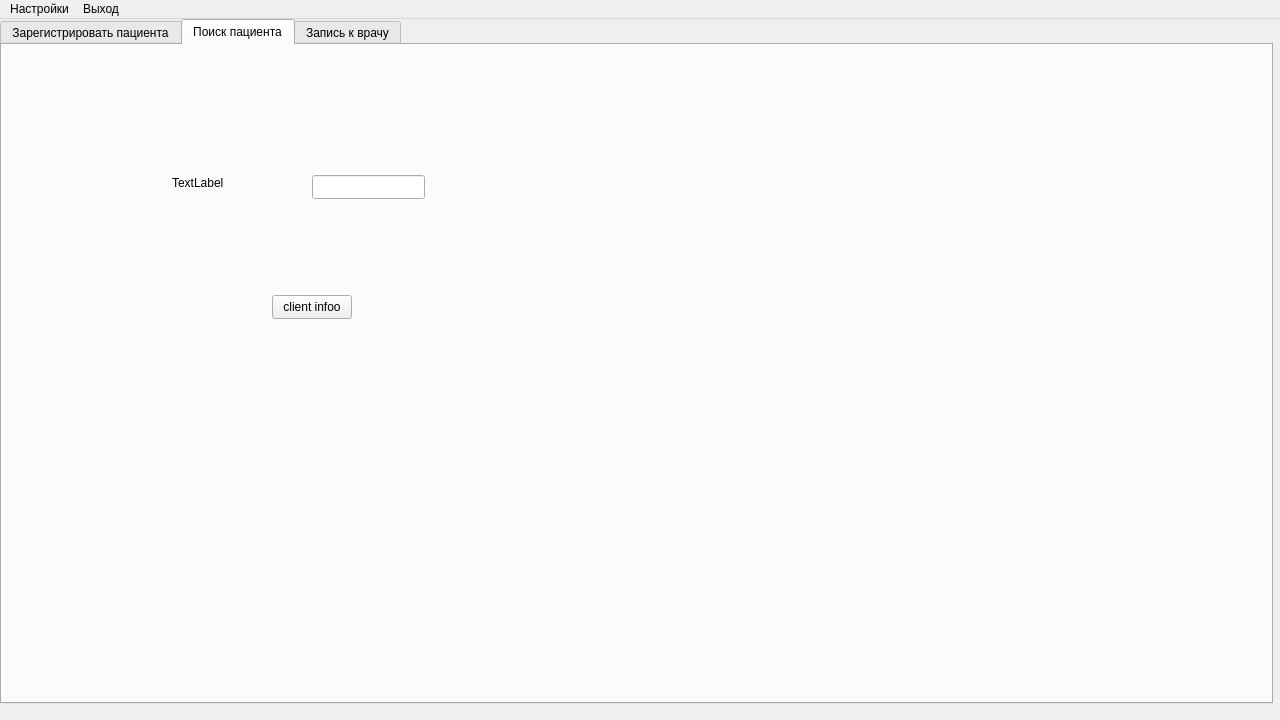
<?xml version="1.0" encoding="UTF-8"?>
<ui version="4.0">
 <class>ApplicationViewUi</class>
 <widget class="QMainWindow" name="ApplicationViewUi">
  <property name="geometry">
   <rect>
    <x>0</x>
    <y>0</y>
    <width>1280</width>
    <height>720</height>
   </rect>
  </property>
  <property name="windowTitle">
   <string>PolyclinicApp</string>
  </property>
  <widget class="QWidget" name="centralwidget">
   <widget class="QStackedWidget" name="UserStackedWidget">
    <property name="geometry">
     <rect>
      <x>0</x>
      <y>0</y>
      <width>1280</width>
      <height>720</height>
     </rect>
    </property>
    <property name="currentIndex">
     <number>1</number>
    </property>
    <widget class="QWidget" name="LoginPage">
     <widget class="QWidget" name="verticalLayoutWidget">
      <property name="geometry">
       <rect>
        <x>550</x>
        <y>290</y>
        <width>201</width>
        <height>121</height>
       </rect>
      </property>
      <layout class="QVBoxLayout" name="verticalLayout">
       <item>
        <widget class="QLineEdit" name="lineEdit">
         <property name="inputMask">
          <string/>
         </property>
         <property name="text">
          <string/>
         </property>
         <property name="placeholderText">
          <string>Login</string>
         </property>
        </widget>
       </item>
       <item>
        <widget class="QLineEdit" name="lineEdit_2">
         <property name="placeholderText">
          <string>Password</string>
         </property>
        </widget>
       </item>
       <item>
        <widget class="QPushButton" name="LogInButton">
         <property name="text">
          <string>Login</string>
         </property>
        </widget>
       </item>
      </layout>
     </widget>
    </widget>
    <widget class="QWidget" name="RegistratorPage">
     <widget class="QTabWidget" name="RegistratorTabs">
      <property name="geometry">
       <rect>
        <x>0</x>
        <y>0</y>
        <width>1273</width>
        <height>685</height>
       </rect>
      </property>
      <property name="currentIndex">
       <number>1</number>
      </property>
      <widget class="QWidget" name="ClientRegistration">
       <attribute name="title">
        <string>Зарегистрировать пациента</string>
       </attribute>
       <widget class="QWidget" name="horizontalLayoutWidget_6">
        <property name="geometry">
         <rect>
          <x>110</x>
          <y>300</y>
          <width>1051</width>
          <height>191</height>
         </rect>
        </property>
        <layout class="QHBoxLayout" name="horizontalLayout_16" stretch="4,3,4">
         <item>
          <layout class="QVBoxLayout" name="verticalLayout_4">
           <item>
            <layout class="QHBoxLayout" name="horizontalLayout_10" stretch="3,4">
             <item>
              <widget class="QLabel" name="label_10">
               <property name="font">
                <font>
                 <pointsize>12</pointsize>
                </font>
               </property>
               <property name="text">
                <string>&lt;html&gt;&lt;head/&gt;&lt;body&gt;&lt;p&gt;Населённый пункт&lt;/p&gt;&lt;/body&gt;&lt;/html&gt;</string>
               </property>
              </widget>
             </item>
             <item>
              <widget class="QLineEdit" name="lineEdit_7"/>
             </item>
            </layout>
           </item>
           <item>
            <layout class="QHBoxLayout" name="horizontalLayout_11" stretch="3,4">
             <item>
              <widget class="QLabel" name="label_11">
               <property name="font">
                <font>
                 <pointsize>12</pointsize>
                </font>
               </property>
               <property name="text">
                <string>&lt;html&gt;&lt;head/&gt;&lt;body&gt;&lt;p&gt;Улица&lt;/p&gt;&lt;/body&gt;&lt;/html&gt;</string>
               </property>
              </widget>
             </item>
             <item>
              <widget class="QLineEdit" name="lineEdit_10"/>
             </item>
            </layout>
           </item>
           <item>
            <layout class="QHBoxLayout" name="horizontalLayout_12" stretch="10,1,1">
             <item>
              <widget class="QLabel" name="label_12">
               <property name="font">
                <font>
                 <pointsize>12</pointsize>
                </font>
               </property>
               <property name="text">
                <string>&lt;html&gt;&lt;head/&gt;&lt;body&gt;&lt;p&gt;Дом&lt;/p&gt;&lt;/body&gt;&lt;/html&gt;</string>
               </property>
              </widget>
             </item>
             <item>
              <widget class="QLineEdit" name="lineEdit_11"/>
             </item>
             <item>
              <layout class="QHBoxLayout" name="horizontalLayout_13" stretch="3,6">
               <item>
                <widget class="QLabel" name="label_13">
                 <property name="font">
                  <font>
                   <pointsize>12</pointsize>
                  </font>
                 </property>
                 <property name="text">
                  <string>&lt;html&gt;&lt;head/&gt;&lt;body&gt;&lt;p&gt;Квартира&lt;/p&gt;&lt;/body&gt;&lt;/html&gt;</string>
                 </property>
                </widget>
               </item>
               <item>
                <widget class="QLineEdit" name="lineEdit_12"/>
               </item>
              </layout>
             </item>
            </layout>
           </item>
          </layout>
         </item>
         <item>
          <spacer name="horizontalSpacer_2">
           <property name="orientation">
            <enum>Qt::Horizontal</enum>
           </property>
           <property name="sizeHint" stdset="0">
            <size>
             <width>40</width>
             <height>20</height>
            </size>
           </property>
          </spacer>
         </item>
         <item>
          <layout class="QVBoxLayout" name="verticalLayout_5">
           <item>
            <layout class="QHBoxLayout" name="horizontalLayout_18" stretch="4,5">
             <item>
              <widget class="QLabel" name="label_17">
               <property name="font">
                <font>
                 <pointsize>12</pointsize>
                </font>
               </property>
               <property name="text">
                <string>&lt;html&gt;&lt;head/&gt;&lt;body&gt;&lt;p&gt;Номер телефона&lt;/p&gt;&lt;/body&gt;&lt;/html&gt;</string>
               </property>
              </widget>
             </item>
             <item>
              <widget class="QLineEdit" name="lineEdit_16">
               <property name="inputMethodHints">
                <set>Qt::ImhDialableCharactersOnly</set>
               </property>
              </widget>
             </item>
            </layout>
           </item>
           <item>
            <layout class="QHBoxLayout" name="horizontalLayout_15" stretch="4,5">
             <item>
              <widget class="QLabel" name="label_15">
               <property name="font">
                <font>
                 <pointsize>12</pointsize>
                </font>
               </property>
               <property name="text">
                <string>&lt;html&gt;&lt;head/&gt;&lt;body&gt;&lt;p&gt;СНИЛС&lt;/p&gt;&lt;/body&gt;&lt;/html&gt;</string>
               </property>
              </widget>
             </item>
             <item>
              <widget class="QLineEdit" name="lineEdit_14">
               <property name="inputMethodHints">
                <set>Qt::ImhDigitsOnly</set>
               </property>
              </widget>
             </item>
            </layout>
           </item>
           <item>
            <layout class="QHBoxLayout" name="horizontalLayout_14" stretch="4,5">
             <item>
              <widget class="QLabel" name="label_14">
               <property name="font">
                <font>
                 <pointsize>12</pointsize>
                </font>
               </property>
               <property name="text">
                <string>&lt;html&gt;&lt;head/&gt;&lt;body&gt;&lt;p&gt;Полис&lt;/p&gt;&lt;/body&gt;&lt;/html&gt;</string>
               </property>
              </widget>
             </item>
             <item>
              <widget class="QLineEdit" name="lineEdit_13">
               <property name="inputMethodHints">
                <set>Qt::ImhDigitsOnly</set>
               </property>
              </widget>
             </item>
            </layout>
           </item>
          </layout>
         </item>
        </layout>
       </widget>
       <widget class="QWidget" name="horizontalLayoutWidget_5">
        <property name="geometry">
         <rect>
          <x>110</x>
          <y>30</y>
          <width>1051</width>
          <height>251</height>
         </rect>
        </property>
        <layout class="QHBoxLayout" name="horizontalLayout_5" stretch="4,3,4">
         <item>
          <layout class="QVBoxLayout" name="verticalLayout_3">
           <item>
            <layout class="QHBoxLayout" name="horizontalLayout_6" stretch="3,4">
             <item>
              <widget class="QLabel" name="label_6">
               <property name="font">
                <font>
                 <pointsize>12</pointsize>
                </font>
               </property>
               <property name="text">
                <string>&lt;html&gt;&lt;head/&gt;&lt;body&gt;&lt;p&gt;Фамилия&lt;/p&gt;&lt;/body&gt;&lt;/html&gt;</string>
               </property>
              </widget>
             </item>
             <item>
              <widget class="QLineEdit" name="lineEdit_4"/>
             </item>
            </layout>
           </item>
           <item>
            <layout class="QHBoxLayout" name="horizontalLayout_7" stretch="3,4">
             <item>
              <widget class="QLabel" name="label_7">
               <property name="font">
                <font>
                 <pointsize>12</pointsize>
                </font>
               </property>
               <property name="text">
                <string>Имя</string>
               </property>
              </widget>
             </item>
             <item>
              <widget class="QLineEdit" name="lineEdit_8"/>
             </item>
            </layout>
           </item>
           <item>
            <layout class="QHBoxLayout" name="horizontalLayout_8" stretch="3,4">
             <item>
              <widget class="QLabel" name="label_8">
               <property name="font">
                <font>
                 <pointsize>12</pointsize>
                </font>
               </property>
               <property name="text">
                <string>Отчество</string>
               </property>
              </widget>
             </item>
             <item>
              <widget class="QLineEdit" name="lineEdit_9"/>
             </item>
            </layout>
           </item>
           <item>
            <layout class="QHBoxLayout" name="horizontalLayout_9" stretch="3,4">
             <item>
              <widget class="QLabel" name="label_9">
               <property name="font">
                <font>
                 <pointsize>12</pointsize>
                </font>
               </property>
               <property name="text">
                <string>Дата рождения</string>
               </property>
              </widget>
             </item>
             <item>
              <widget class="QDateEdit" name="dateEdit_2">
               <property name="displayFormat">
                <string>dd/MM/yyyy</string>
               </property>
               <property name="calendarPopup">
                <bool>true</bool>
               </property>
              </widget>
             </item>
            </layout>
           </item>
          </layout>
         </item>
         <item>
          <spacer name="horizontalSpacer">
           <property name="orientation">
            <enum>Qt::Horizontal</enum>
           </property>
           <property name="sizeHint" stdset="0">
            <size>
             <width>40</width>
             <height>20</height>
            </size>
           </property>
          </spacer>
         </item>
         <item>
          <layout class="QVBoxLayout" name="verticalLayout_2">
           <item>
            <layout class="QHBoxLayout" name="horizontalLayout" stretch="3,4">
             <item>
              <widget class="QLabel" name="label">
               <property name="font">
                <font>
                 <pointsize>12</pointsize>
                </font>
               </property>
               <property name="text">
                <string>Документ</string>
               </property>
              </widget>
             </item>
             <item>
              <widget class="QComboBox" name="comboBox">
               <property name="currentText">
                <string>Паспорт</string>
               </property>
               <item>
                <property name="text">
                 <string>Паспорт</string>
                </property>
               </item>
               <item>
                <property name="text">
                 <string>Водительские права</string>
                </property>
               </item>
              </widget>
             </item>
            </layout>
           </item>
           <item>
            <layout class="QHBoxLayout" name="horizontalLayout_3" stretch="3,4">
             <item>
              <widget class="QLabel" name="label_3">
               <property name="font">
                <font>
                 <pointsize>12</pointsize>
                </font>
               </property>
               <property name="text">
                <string>Серия</string>
               </property>
              </widget>
             </item>
             <item>
              <widget class="QLineEdit" name="lineEdit_5">
               <property name="inputMethodHints">
                <set>Qt::ImhDigitsOnly</set>
               </property>
               <property name="maxLength">
                <number>4</number>
               </property>
              </widget>
             </item>
            </layout>
           </item>
           <item>
            <layout class="QHBoxLayout" name="horizontalLayout_4" stretch="3,4">
             <item>
              <widget class="QLabel" name="label_4">
               <property name="font">
                <font>
                 <pointsize>12</pointsize>
                </font>
               </property>
               <property name="text">
                <string>Номер</string>
               </property>
              </widget>
             </item>
             <item>
              <widget class="QLineEdit" name="lineEdit_6">
               <property name="inputMethodHints">
                <set>Qt::ImhDigitsOnly</set>
               </property>
               <property name="maxLength">
                <number>6</number>
               </property>
              </widget>
             </item>
            </layout>
           </item>
           <item>
            <layout class="QHBoxLayout" name="horizontalLayout_2" stretch="3,4">
             <item>
              <widget class="QLabel" name="label_2">
               <property name="font">
                <font>
                 <pointsize>12</pointsize>
                </font>
               </property>
               <property name="text">
                <string>Пол</string>
               </property>
              </widget>
             </item>
             <item>
              <widget class="QComboBox" name="comboBox_2">
               <item>
                <property name="text">
                 <string>Мужской</string>
                </property>
               </item>
               <item>
                <property name="text">
                 <string>Женский</string>
                </property>
               </item>
              </widget>
             </item>
            </layout>
           </item>
          </layout>
         </item>
        </layout>
       </widget>
       <widget class="QPushButton" name="pushButton_2">
        <property name="geometry">
         <rect>
          <x>540</x>
          <y>520</y>
          <width>191</width>
          <height>51</height>
         </rect>
        </property>
        <property name="font">
         <font>
          <pointsize>12</pointsize>
         </font>
        </property>
        <property name="styleSheet">
         <string notr="true">border-radius: 25px;</string>
        </property>
        <property name="text">
         <string>Зарегистрировать</string>
        </property>
       </widget>
      </widget>
      <widget class="QWidget" name="Clients">
       <attribute name="title">
        <string>Поиск пациента</string>
       </attribute>
       <widget class="QStackedWidget" name="ClientSearchStackedWidget">
        <property name="geometry">
         <rect>
          <x>0</x>
          <y>0</y>
          <width>1271</width>
          <height>651</height>
         </rect>
        </property>
        <property name="currentIndex">
         <number>2</number>
        </property>
        <widget class="QWidget" name="SearchClientsPage">
         <widget class="QWidget" name="horizontalLayoutWidget_10">
          <property name="geometry">
           <rect>
            <x>110</x>
            <y>300</y>
            <width>1051</width>
            <height>51</height>
           </rect>
          </property>
          <layout class="QHBoxLayout" name="horizontalLayout_44" stretch="1,2,5,2,1">
           <property name="spacing">
            <number>6</number>
           </property>
           <item>
            <spacer name="horizontalSpacer_7">
             <property name="orientation">
              <enum>Qt::Horizontal</enum>
             </property>
             <property name="sizeHint" stdset="0">
              <size>
               <width>40</width>
               <height>20</height>
              </size>
             </property>
            </spacer>
           </item>
           <item>
            <widget class="QPushButton" name="ClearSearchInfoButton">
             <property name="sizePolicy">
              <sizepolicy hsizetype="Minimum" vsizetype="Preferred">
               <horstretch>0</horstretch>
               <verstretch>0</verstretch>
              </sizepolicy>
             </property>
             <property name="font">
              <font>
               <pointsize>12</pointsize>
              </font>
             </property>
             <property name="styleSheet">
              <string notr="true">border-radius: 25px;</string>
             </property>
             <property name="text">
              <string>Очистить</string>
             </property>
            </widget>
           </item>
           <item>
            <spacer name="horizontalSpacer_6">
             <property name="orientation">
              <enum>Qt::Horizontal</enum>
             </property>
             <property name="sizeHint" stdset="0">
              <size>
               <width>40</width>
               <height>20</height>
              </size>
             </property>
            </spacer>
           </item>
           <item>
            <widget class="QPushButton" name="FindClientsButton">
             <property name="sizePolicy">
              <sizepolicy hsizetype="Minimum" vsizetype="Preferred">
               <horstretch>0</horstretch>
               <verstretch>0</verstretch>
              </sizepolicy>
             </property>
             <property name="font">
              <font>
               <pointsize>12</pointsize>
              </font>
             </property>
             <property name="styleSheet">
              <string notr="true">border-radius: 25px;</string>
             </property>
             <property name="text">
              <string>Найти</string>
             </property>
            </widget>
           </item>
           <item>
            <spacer name="horizontalSpacer_8">
             <property name="orientation">
              <enum>Qt::Horizontal</enum>
             </property>
             <property name="sizeHint" stdset="0">
              <size>
               <width>40</width>
               <height>20</height>
              </size>
             </property>
            </spacer>
           </item>
          </layout>
         </widget>
         <widget class="QWidget" name="horizontalLayoutWidget_9">
          <property name="geometry">
           <rect>
            <x>110</x>
            <y>30</y>
            <width>1051</width>
            <height>251</height>
           </rect>
          </property>
          <layout class="QHBoxLayout" name="horizontalLayout_35" stretch="4,3,4">
           <item>
            <layout class="QVBoxLayout" name="verticalLayout_11">
             <item>
              <layout class="QHBoxLayout" name="horizontalLayout_36" stretch="3,4">
               <item>
                <widget class="QLabel" name="label_31">
                 <property name="font">
                  <font>
                   <pointsize>12</pointsize>
                  </font>
                 </property>
                 <property name="text">
                  <string>&lt;html&gt;&lt;head/&gt;&lt;body&gt;&lt;p&gt;Фамилия&lt;/p&gt;&lt;/body&gt;&lt;/html&gt;</string>
                 </property>
                </widget>
               </item>
               <item>
                <widget class="QLineEdit" name="lineEdit_28"/>
               </item>
              </layout>
             </item>
             <item>
              <layout class="QHBoxLayout" name="horizontalLayout_37" stretch="3,4">
               <item>
                <widget class="QLabel" name="label_32">
                 <property name="font">
                  <font>
                   <pointsize>12</pointsize>
                  </font>
                 </property>
                 <property name="text">
                  <string>Имя</string>
                 </property>
                </widget>
               </item>
               <item>
                <widget class="QLineEdit" name="lineEdit_29"/>
               </item>
              </layout>
             </item>
             <item>
              <layout class="QHBoxLayout" name="horizontalLayout_38" stretch="3,4">
               <item>
                <widget class="QLabel" name="label_33">
                 <property name="font">
                  <font>
                   <pointsize>12</pointsize>
                  </font>
                 </property>
                 <property name="text">
                  <string>Отчество</string>
                 </property>
                </widget>
               </item>
               <item>
                <widget class="QLineEdit" name="lineEdit_30"/>
               </item>
              </layout>
             </item>
             <item>
              <layout class="QHBoxLayout" name="horizontalLayout_39" stretch="3,4">
               <item>
                <widget class="QLabel" name="label_34">
                 <property name="font">
                  <font>
                   <pointsize>12</pointsize>
                  </font>
                 </property>
                 <property name="text">
                  <string>Дата рождения</string>
                 </property>
                </widget>
               </item>
               <item>
                <widget class="QDateEdit" name="dateEdit_4">
                 <property name="displayFormat">
                  <string>dd/MM/yyyy</string>
                 </property>
                 <property name="calendarPopup">
                  <bool>true</bool>
                 </property>
                </widget>
               </item>
              </layout>
             </item>
            </layout>
           </item>
           <item>
            <spacer name="horizontalSpacer_5">
             <property name="orientation">
              <enum>Qt::Horizontal</enum>
             </property>
             <property name="sizeHint" stdset="0">
              <size>
               <width>40</width>
               <height>20</height>
              </size>
             </property>
            </spacer>
           </item>
           <item>
            <layout class="QVBoxLayout" name="verticalLayout_12">
             <item>
              <layout class="QHBoxLayout" name="horizontalLayout_40" stretch="3,4">
               <item>
                <widget class="QLabel" name="label_35">
                 <property name="font">
                  <font>
                   <pointsize>12</pointsize>
                  </font>
                 </property>
                 <property name="text">
                  <string>Документ</string>
                 </property>
                </widget>
               </item>
               <item>
                <widget class="QComboBox" name="comboBox_5">
                 <property name="currentText">
                  <string>Паспорт</string>
                 </property>
                 <item>
                  <property name="text">
                   <string>Паспорт</string>
                  </property>
                 </item>
                 <item>
                  <property name="text">
                   <string>Водительские права</string>
                  </property>
                 </item>
                </widget>
               </item>
              </layout>
             </item>
             <item>
              <layout class="QHBoxLayout" name="horizontalLayout_41" stretch="3,4">
               <item>
                <widget class="QLabel" name="label_36">
                 <property name="font">
                  <font>
                   <pointsize>12</pointsize>
                  </font>
                 </property>
                 <property name="text">
                  <string>Серия</string>
                 </property>
                </widget>
               </item>
               <item>
                <widget class="QLineEdit" name="lineEdit_31">
                 <property name="inputMethodHints">
                  <set>Qt::ImhDigitsOnly</set>
                 </property>
                 <property name="maxLength">
                  <number>4</number>
                 </property>
                </widget>
               </item>
              </layout>
             </item>
             <item>
              <layout class="QHBoxLayout" name="horizontalLayout_42" stretch="3,4">
               <item>
                <widget class="QLabel" name="label_37">
                 <property name="font">
                  <font>
                   <pointsize>12</pointsize>
                  </font>
                 </property>
                 <property name="text">
                  <string>Номер</string>
                 </property>
                </widget>
               </item>
               <item>
                <widget class="QLineEdit" name="lineEdit_32">
                 <property name="inputMethodHints">
                  <set>Qt::ImhDigitsOnly</set>
                 </property>
                 <property name="maxLength">
                  <number>6</number>
                 </property>
                </widget>
               </item>
              </layout>
             </item>
             <item>
              <layout class="QHBoxLayout" name="horizontalLayout_43" stretch="3,4">
               <item>
                <widget class="QLabel" name="label_38">
                 <property name="font">
                  <font>
                   <pointsize>12</pointsize>
                  </font>
                 </property>
                 <property name="text">
                  <string>Пол</string>
                 </property>
                </widget>
               </item>
               <item>
                <widget class="QComboBox" name="comboBox_6">
                 <item>
                  <property name="text">
                   <string>Мужской</string>
                  </property>
                 </item>
                 <item>
                  <property name="text">
                   <string>Женский</string>
                  </property>
                 </item>
                </widget>
               </item>
              </layout>
             </item>
            </layout>
           </item>
          </layout>
         </widget>
        </widget>
        <widget class="QWidget" name="FoundClientsPage">
         <widget class="QWidget" name="horizontalLayoutWidget_12">
          <property name="geometry">
           <rect>
            <x>0</x>
            <y>60</y>
            <width>1271</width>
            <height>401</height>
           </rect>
          </property>
          <layout class="QHBoxLayout" name="horizontalLayout_46" stretch="2,10,2">
           <item>
            <spacer name="horizontalSpacer_9">
             <property name="orientation">
              <enum>Qt::Horizontal</enum>
             </property>
             <property name="sizeHint" stdset="0">
              <size>
               <width>40</width>
               <height>20</height>
              </size>
             </property>
            </spacer>
           </item>
           <item>
            <widget class="QTableWidget" name="FoundClientsTable">
             <property name="sizePolicy">
              <sizepolicy hsizetype="Expanding" vsizetype="Expanding">
               <horstretch>0</horstretch>
               <verstretch>0</verstretch>
              </sizepolicy>
             </property>
             <property name="horizontalScrollBarPolicy">
              <enum>Qt::ScrollBarAlwaysOff</enum>
             </property>
             <property name="sizeAdjustPolicy">
              <enum>QAbstractScrollArea::AdjustIgnored</enum>
             </property>
             <property name="columnCount">
              <number>4</number>
             </property>
             <attribute name="horizontalHeaderMinimumSectionSize">
              <number>40</number>
             </attribute>
             <attribute name="horizontalHeaderDefaultSectionSize">
              <number>224</number>
             </attribute>
             <attribute name="horizontalHeaderStretchLastSection">
              <bool>true</bool>
             </attribute>
             <attribute name="verticalHeaderVisible">
              <bool>false</bool>
             </attribute>
             <attribute name="verticalHeaderDefaultSectionSize">
              <number>40</number>
             </attribute>
             <column/>
             <column/>
             <column/>
             <column/>
            </widget>
           </item>
           <item>
            <spacer name="horizontalSpacer_10">
             <property name="orientation">
              <enum>Qt::Horizontal</enum>
             </property>
             <property name="sizeHint" stdset="0">
              <size>
               <width>40</width>
               <height>20</height>
              </size>
             </property>
            </spacer>
           </item>
          </layout>
         </widget>
         <widget class="QWidget" name="horizontalLayoutWidget_11">
          <property name="geometry">
           <rect>
            <x>190</x>
            <y>500</y>
            <width>891</width>
            <height>51</height>
           </rect>
          </property>
          <layout class="QHBoxLayout" name="horizontalLayout_45" stretch="1,2,1,2,1">
           <item>
            <widget class="QPushButton" name="BackToSearchButton">
             <property name="sizePolicy">
              <sizepolicy hsizetype="Minimum" vsizetype="Preferred">
               <horstretch>0</horstretch>
               <verstretch>0</verstretch>
              </sizepolicy>
             </property>
             <property name="font">
              <font>
               <pointsize>12</pointsize>
              </font>
             </property>
             <property name="styleSheet">
              <string notr="true">border-radius: 25px;</string>
             </property>
             <property name="text">
              <string>Назад</string>
             </property>
            </widget>
           </item>
           <item>
            <spacer name="horizontalSpacer_11">
             <property name="orientation">
              <enum>Qt::Horizontal</enum>
             </property>
             <property name="sizeHint" stdset="0">
              <size>
               <width>40</width>
               <height>20</height>
              </size>
             </property>
            </spacer>
           </item>
           <item>
            <widget class="QPushButton" name="OpenClientInfoButton">
             <property name="sizePolicy">
              <sizepolicy hsizetype="Minimum" vsizetype="Preferred">
               <horstretch>0</horstretch>
               <verstretch>0</verstretch>
              </sizepolicy>
             </property>
             <property name="font">
              <font>
               <pointsize>12</pointsize>
              </font>
             </property>
             <property name="styleSheet">
              <string notr="true">border-radius: 25px;</string>
             </property>
             <property name="text">
              <string>О пациенте</string>
             </property>
            </widget>
           </item>
           <item>
            <spacer name="horizontalSpacer_12">
             <property name="orientation">
              <enum>Qt::Horizontal</enum>
             </property>
             <property name="sizeHint" stdset="0">
              <size>
               <width>40</width>
               <height>20</height>
              </size>
             </property>
            </spacer>
           </item>
           <item>
            <widget class="QPushButton" name="OpenTalonMenuButton">
             <property name="sizePolicy">
              <sizepolicy hsizetype="Minimum" vsizetype="Preferred">
               <horstretch>0</horstretch>
               <verstretch>0</verstretch>
              </sizepolicy>
             </property>
             <property name="font">
              <font>
               <pointsize>12</pointsize>
              </font>
             </property>
             <property name="styleSheet">
              <string notr="true">border-radius: 25px;</string>
             </property>
             <property name="text">
              <string>Талоны</string>
             </property>
            </widget>
           </item>
          </layout>
         </widget>
        </widget>
        <widget class="QWidget" name="ClientInfoPage">
         <widget class="QPushButton" name="pushButton">
          <property name="geometry">
           <rect>
            <x>270</x>
            <y>250</y>
            <width>80</width>
            <height>24</height>
           </rect>
          </property>
          <property name="text">
           <string>client infoo</string>
          </property>
         </widget>
         <widget class="QLabel" name="label_39">
          <property name="geometry">
           <rect>
            <x>170</x>
            <y>130</y>
            <width>58</width>
            <height>16</height>
           </rect>
          </property>
          <property name="text">
           <string>TextLabel</string>
          </property>
         </widget>
         <widget class="QLineEdit" name="ClientPageClientSurname">
          <property name="geometry">
           <rect>
            <x>310</x>
            <y>130</y>
            <width>113</width>
            <height>24</height>
           </rect>
          </property>
         </widget>
        </widget>
       </widget>
      </widget>
      <widget class="QWidget" name="DoctorAppointment">
       <attribute name="title">
        <string>Запись к врачу</string>
       </attribute>
       <widget class="QPushButton" name="pushButton_5">
        <property name="geometry">
         <rect>
          <x>200</x>
          <y>370</y>
          <width>80</width>
          <height>24</height>
         </rect>
        </property>
        <property name="text">
         <string>PushButton</string>
        </property>
       </widget>
      </widget>
     </widget>
    </widget>
    <widget class="QWidget" name="AdministratorPage">
     <widget class="QPushButton" name="pushButton_3">
      <property name="geometry">
       <rect>
        <x>220</x>
        <y>340</y>
        <width>80</width>
        <height>24</height>
       </rect>
      </property>
      <property name="text">
       <string>yoo admi</string>
      </property>
     </widget>
    </widget>
   </widget>
  </widget>
  <widget class="QMenuBar" name="menuBar">
   <property name="geometry">
    <rect>
     <x>0</x>
     <y>0</y>
     <width>1280</width>
     <height>21</height>
    </rect>
   </property>
   <widget class="QMenu" name="menu">
    <property name="title">
     <string>Настройки</string>
    </property>
   </widget>
   <widget class="QMenu" name="menu_2">
    <property name="title">
     <string>Выход</string>
    </property>
   </widget>
   <addaction name="menu"/>
   <addaction name="menu_2"/>
  </widget>
 </widget>
 <resources/>
 <connections/>
</ui>
